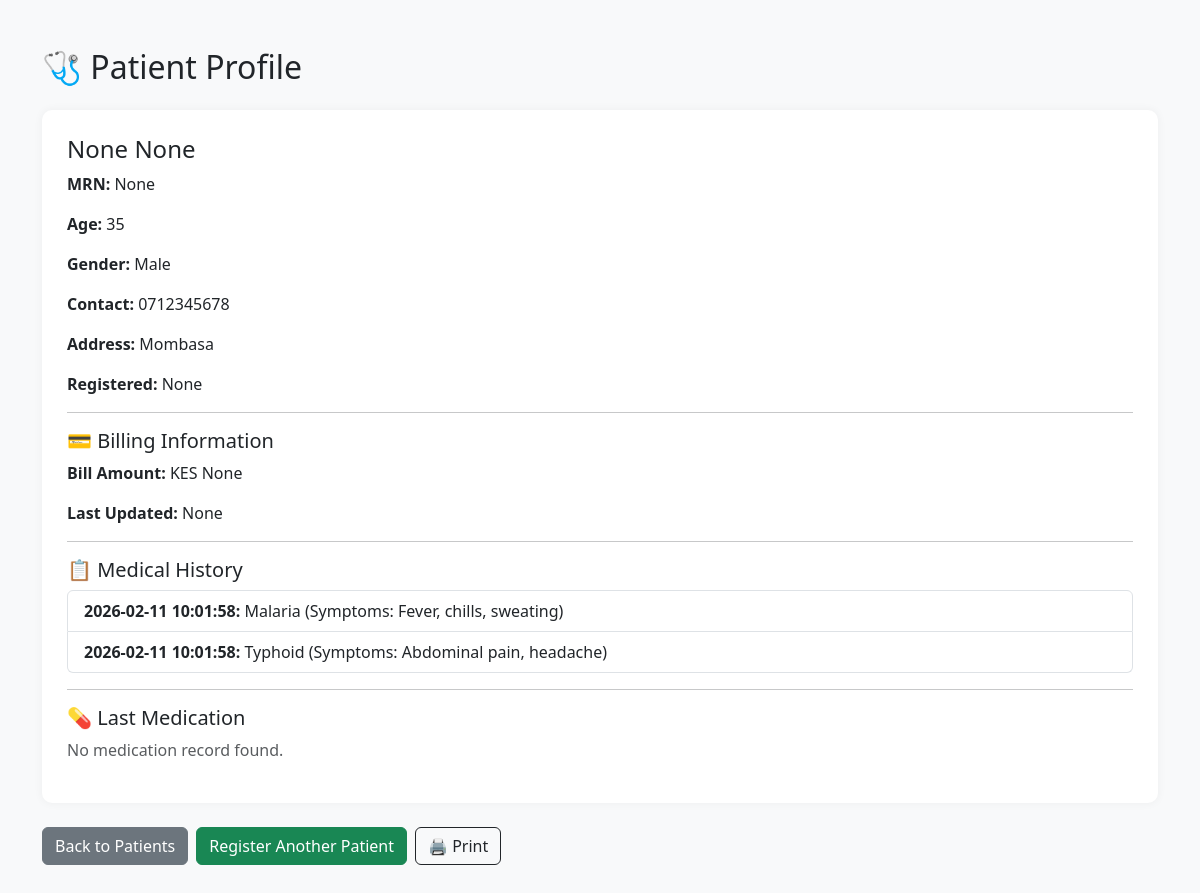
Screenshot of /patients/1 with the database file from the repository.
### tables this page shows
CREATE TABLE patients (
    id INTEGER PRIMARY KEY AUTOINCREMENT,
    name TEXT NOT NULL,
    age INTEGER NOT NULL,
    gender TEXT NOT NULL,
    contact TEXT NOT NULL,
    address TEXT NOT NULL,
    symptoms TEXT,
    diagnosis TEXT,
    lab_results TEXT,
    prescribed_medicine TEXT,
    bill_amount REAL
, is_active INTEGER DEFAULT 1, admission_status TEXT DEFAULT 'outpatient', labor_status TEXT DEFAULT 'none', first_name TEXT, last_name TEXT, created_at TEXT, status TEXT DEFAULT 'draft', updated_at TEXT, card_number TEXT, medical_record_number TEXT, prescriptions TEXT, tests_ordered TEXT, billing_amount REAL);

CREATE TABLE medical_history (
    id INTEGER PRIMARY KEY AUTOINCREMENT,
    patient_id INTEGER NOT NULL,
    diagnosis TEXT,
    symptoms TEXT,
    created_at TIMESTAMP DEFAULT CURRENT_TIMESTAMP,
    FOREIGN KEY(patient_id) REFERENCES patients(id)
);

### app.py (the view)
@app.route('/patients/<int:id>')
def patient_detail(id):
    db = get_db()
    patient = db.execute("SELECT * FROM patients WHERE id=?", (id,)).fetchone()
    if not patient:
        abort(404)
    history = db.execute("""
        SELECT diagnosis, symptoms, created_at
        FROM medical_history
        WHERE patient_id=?
        ORDER BY created_at DESC
    """, (id,)).fetchall()
    last_med = db.execute("""
        SELECT prescription, created_at
        FROM pharmacy_orders
        WHERE patient_id=?
        ORDER BY created_at DESC
        LIMIT 1
    """, (id,)).fetchone()
    return render_template(
        'patient_detail.html',
        patient=patient,
        history=history,
        last_med=last_med
    )

### app.py (called while the page is built)
def get_db():
    conn = sqlite3.connect('hospital.db')
    conn.row_factory = sqlite3.Row
    return conn

### templates/patient_detail.html (shortened to what this page needs)
<!DOCTYPE html>
<html lang="en">
<head>
  <link href="https://cdn.jsdelivr.net/npm/bootstrap@5.3.0/dist/css/bootstrap.min.css" rel="stylesheet">
</head>
<body>
  <div class="container py-5">
    <h2 class="mb-4">🩺 Patient Profile</h2>
    <div class="patient-card">
      <h4>{{ patient.first_name }} {{ patient.last_name }}</h4>
      <p><strong>MRN:</strong> {{ patient.medical_record_number }}</p>
      <p><strong>Age:</strong> {{ patient.age }}</p>
      <p><strong>Gender:</strong> {{ patient.gender }}</p>
      <p><strong>Contact:</strong> {{ patient.contact }}</p>
      <p><strong>Address:</strong> {{ patient.address }}</p>
      <p><strong>Registered:</strong> {{ patient.created_at }}</p>
      <hr>
      <h5 class="mt-3">💳 Billing Information</h5>
      <p><strong>Bill Amount:</strong> KES {{ patient.bill_amount }}</p>
      <p><strong>Last Updated:</strong> {{ patient.updated_at }}</p>
      <hr>
      <h5 class="mt-3">📋 Medical History</h5>
      {% if history %}
        <ul class="list-group">
          {% for record in history %}
            <li class="list-group-item">
              <strong>{{ record.created_at }}:</strong>
              {{ record.diagnosis }} (Symptoms: {{ record.symptoms }})
            </li>
          {% endfor %}
        </ul>
      {% else %}
        <p class="text-muted">No medical history available.</p>
      {% endif %}
      <hr>
      <h5 class="mt-3">💊 Last Medication</h5>
      {% if last_med %}
        <p>{{ last_med.prescription }} (Prescribed on {{ last_med.created_at }})</p>
      {% else %}
        <p class="text-muted">No medication record found.</p>
      {% endif %}
    </div>
    <div class="mt-4 d-flex gap-2 no-print">
      <a href="{{ url_for('patients') }}" class="btn btn-secondary">Back to Patients</a>
      <a href="{{ url_for('register') }}" class="btn btn-success">Register Another Patient</a>
      <button onclick="window.print()" class="btn btn-outline-dark">🖨️ Print</button>
    </div>
  </div>
</body>
</html>

### templates/patient_detail.html (style rules this page uses)
body { background-color: #f8f9fa; }
.patient-card { background-color: #ffffff; border-radius: 10px; padding: 25px; box-shadow: 0 0 10px rgba(0,0,0,0.05); }

### rows the page displays
patients: first_name "None", last_name "None", medical_record_number "None", age "35", gender "Male", contact "0712345678", address "Mombasa", created_at "None", bill_amount "None", updated_at "None"
medical_history: created_at "2026-02-11 10:01:58", diagnosis "Malaria", symptoms "Fever, chills, sweating"
medical_history: created_at "2026-02-11 10:01:58", diagnosis "Typhoid", symptoms "Abdominal pain, headache"
